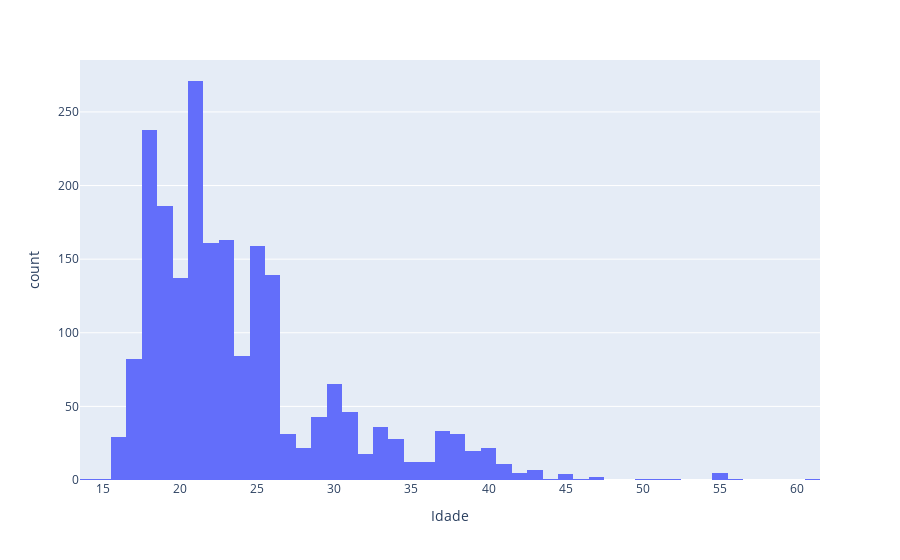

This figure's notebook cell:
### Code cell
# Analise Univariada - Idade
px.histogram(df_obesidade, x='Idade')

### Figure 1 — Plotly figure (JSON) as saved in the notebook; plotly's stock layout.template omitted (floating-point values rounded to 4 significant figures; data arrays with more than 128 entries replaced by an {"elided": "..."} marker saying what was removed)
{"data": [{"bingroup": "x", "hovertemplate": "Idade=%{x}<br>count=%{y}<extra></extra>", "legendgroup": "", "marker": {"color": "#636efa", "pattern": {"shape": ""}}, "name": "", "orientation": "v", "showlegend": false, "type": "histogram", "x": {"elided": "2111 int values"}, "xaxis": "x", "yaxis": "y"}], "layout": {"barmode": "relative", "legend": {"tracegroupgap": 0}, "margin": {"t": 60}, "xaxis": {"anchor": "y", "domain": [0, 1], "title": {"text": "Idade"}}, "yaxis": {"anchor": "x", "domain": [0, 1], "title": {"text": "count"}}}}
